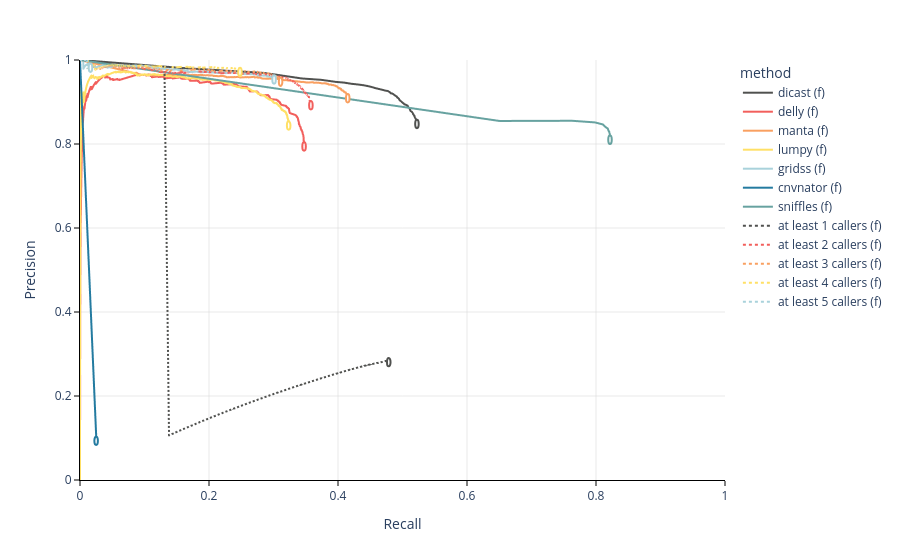

Notebook code for this chart:
### Code cell
plot_precision_recall_curve(eva.precision_recall_df, 'DEL')

### Figure 1 — Plotly figure (JSON) as saved in the notebook; plotly's stock layout.template omitted (floating-point values rounded to 4 significant figures; data arrays with more than 128 entries replaced by an {"elided": "..."} marker saying what was removed)
{"data": [{"hovertemplate": "method=dicast (f)<br>recall=%{x}<br>precision=%{y}<extra></extra>", "legendgroup": "dicast (f)", "line": {"color": "#50514F", "dash": "solid", "width": 2}, "marker": {"symbol": "circle"}, "mode": "lines", "name": "dicast (f)", "showlegend": true, "type": "scattergl", "x": [0.5226, 0.5226, 0.5218, 0.5213, 0.5208, 0.5203, 0.5195, 0.5188, 0.5185, 0.518, 0.5172, 0.5164, 0.516, 0.5154, 0.5146, 0.514, 0.5126, 0.5119, 0.5114, 0.5107, 0.5097, 0.509, 0.5085, 0.5077, 0.5059, 0.5042, 0.5031, 0.5019, 0.5011, 0.5001, 0.4989, 0.4982, 0.4962, 0.4953, 0.4943, 0.4931, 0.4918, 0.491, 0.4891, 0.4873, 0.4865, 0.4841, 0.482, 0.4799, 0.4771, 0.473, 0.4694, 0.4652, 0.4614, 0.4579, 0.4521, 0.4464, 0.4396, 0.4314, 0.4215, 0.4096, 0.3961, 0.3742, 0.3439, 0.286, 0.1585, 0], "xaxis": "x", "y": [0.8525, 0.855, 0.8567, 0.8577, 0.8594, 0.8604, 0.8623, 0.8646, 0.8667, 0.8679, 0.8699, 0.8714, 0.8733, 0.8747, 0.8762, 0.8773, 0.8784, 0.8805, 0.8829, 0.8845, 0.8861, 0.8879, 0.8888, 0.8915, 0.893, 0.8941, 0.8942, 0.8964, 0.8968, 0.8984, 0.9, 0.9012, 0.9035, 0.905, 0.908, 0.9097, 0.9107, 0.9132, 0.9149, 0.9165, 0.918, 0.9202, 0.9207, 0.9238, 0.9262, 0.9273, 0.9289, 0.9304, 0.9318, 0.933, 0.9357, 0.9379, 0.9399, 0.9416, 0.9432, 0.9461, 0.948, 0.9528, 0.956, 0.9692, 0.981, 1], "yaxis": "y"}, {"hovertemplate": "method=delly (f)<br>recall=%{x}<br>precision=%{y}<extra></extra>", "legendgroup": "delly (f)", "line": {"color": "#F25F5C", "dash": "solid", "width": 2}, "marker": {"symbol": "circle"}, "mode": "lines", "name": "delly (f)", "showlegend": true, "type": "scattergl", "x": {"elided": "956 float values"}, "xaxis": "x", "y": {"elided": "956 float values"}, "yaxis": "y"}, {"hovertemplate": "method=manta (f)<br>recall=%{x}<br>precision=%{y}<extra></extra>", "legendgroup": "manta (f)", "line": {"color": "#F9A061", "dash": "solid", "width": 2}, "marker": {"symbol": "circle"}, "mode": "lines", "name": "manta (f)", "showlegend": true, "type": "scattergl", "x": {"elided": "921 float values"}, "xaxis": "x", "y": {"elided": "921 float values"}, "yaxis": "y"}, {"hovertemplate": "method=lumpy (f)<br>recall=%{x}<br>precision=%{y}<extra></extra>", "legendgroup": "lumpy (f)", "line": {"color": "#FFE066", "dash": "solid", "width": 2}, "marker": {"symbol": "circle"}, "mode": "lines", "name": "lumpy (f)", "showlegend": true, "type": "scattergl", "x": {"elided": "1595 float values"}, "xaxis": "x", "y": {"elided": "1595 float values"}, "yaxis": "y"}, {"hovertemplate": "method=gridss (f)<br>recall=%{x}<br>precision=%{y}<extra></extra>", "legendgroup": "gridss (f)", "line": {"color": "#A9D2DB", "dash": "solid", "width": 2}, "marker": {"symbol": "circle"}, "mode": "lines", "name": "gridss (f)", "showlegend": true, "type": "scattergl", "x": {"elided": "2746 float values"}, "xaxis": "x", "y": {"elided": "2746 float values"}, "yaxis": "y"}, {"hovertemplate": "method=cnvnator (f)<br>recall=%{x}<br>precision=%{y}<extra></extra>", "legendgroup": "cnvnator (f)", "line": {"color": "#247BA0", "dash": "solid", "width": 2}, "marker": {"symbol": "circle"}, "mode": "lines", "name": "cnvnator (f)", "showlegend": true, "type": "scattergl", "x": [0.02526, 0], "xaxis": "x", "y": [0.09827, 1], "yaxis": "y"}, {"hovertemplate": "method=sniffles (f)<br>recall=%{x}<br>precision=%{y}<extra></extra>", "legendgroup": "sniffles (f)", "line": {"color": "#67A2A0", "dash": "solid", "width": 2}, "marker": {"symbol": "circle"}, "mode": "lines", "name": "sniffles (f)", "showlegend": true, "type": "scattergl", "x": [0.822, 0.822, 0.8218, 0.8218, 0.8218, 0.8218, 0.8218, 0.8218, 0.8217, 0.8217, 0.8217, 0.8217, 0.8216, 0.8216, 0.8216, 0.8215, 0.8215, 0.8215, 0.8214, 0.8213, 0.8212, 0.8209, 0.8207, 0.8206, 0.8199, 0.8197, 0.8189, 0.8183, 0.8163, 0.8139, 0.8106, 0.7982, 0.7629, 0.6504, 0], "xaxis": "x", "y": [0.815, 0.8151, 0.8152, 0.8153, 0.8156, 0.8158, 0.8162, 0.8164, 0.8165, 0.8169, 0.8174, 0.8179, 0.8184, 0.8191, 0.8196, 0.8203, 0.8212, 0.8221, 0.823, 0.8239, 0.8249, 0.8257, 0.8268, 0.8288, 0.8299, 0.8317, 0.8336, 0.8367, 0.8388, 0.8416, 0.8466, 0.8515, 0.8552, 0.8548, 1], "yaxis": "y"}, {"hovertemplate": "method=at least 1 callers (f)<br>recall=%{x}<br>precision=%{y}<extra></extra>", "legendgroup": "at least 1 callers (f)", "line": {"color": "#50514F", "dash": "dot", "width": 2}, "marker": {"symbol": "circle"}, "mode": "lines", "name": "at least 1 callers (f)", "showlegend": true, "type": "scattergl", "x": {"elided": "4138 float values"}, "xaxis": "x", "y": {"elided": "4138 float values"}, "yaxis": "y"}, {"hovertemplate": "method=at least 2 callers (f)<br>recall=%{x}<br>precision=%{y}<extra></extra>", "legendgroup": "at least 2 callers (f)", "line": {"color": "#F25F5C", "dash": "dot", "width": 2}, "marker": {"symbol": "circle"}, "mode": "lines", "name": "at least 2 callers (f)", "showlegend": true, "type": "scattergl", "x": {"elided": "3509 float values"}, "xaxis": "x", "y": {"elided": "3509 float values"}, "yaxis": "y"}, {"hovertemplate": "method=at least 3 callers (f)<br>recall=%{x}<br>precision=%{y}<extra></extra>", "legendgroup": "at least 3 callers (f)", "line": {"color": "#F9A061", "dash": "dot", "width": 2}, "marker": {"symbol": "circle"}, "mode": "lines", "name": "at least 3 callers (f)", "showlegend": true, "type": "scattergl", "x": {"elided": "2871 float values"}, "xaxis": "x", "y": {"elided": "2871 float values"}, "yaxis": "y"}, {"hovertemplate": "method=at least 4 callers (f)<br>recall=%{x}<br>precision=%{y}<extra></extra>", "legendgroup": "at least 4 callers (f)", "line": {"color": "#FFE066", "dash": "dot", "width": 2}, "marker": {"symbol": "circle"}, "mode": "lines", "name": "at least 4 callers (f)", "showlegend": true, "type": "scattergl", "x": {"elided": "2236 float values"}, "xaxis": "x", "y": {"elided": "2236 float values"}, "yaxis": "y"}, {"hovertemplate": "method=at least 5 callers (f)<br>recall=%{x}<br>precision=%{y}<extra></extra>", "legendgroup": "at least 5 callers (f)", "line": {"color": "#A9D2DB", "dash": "dot", "width": 2}, "marker": {"symbol": "circle"}, "mode": "lines", "name": "at least 5 callers (f)", "showlegend": true, "type": "scattergl", "x": {"elided": "148 float values"}, "xaxis": "x", "y": {"elided": "148 float values"}, "yaxis": "y"}], "layout": {"legend": {"title": {"text": "method"}, "tracegroupgap": 0}, "margin": {"t": 60}, "plot_bgcolor": "white", "shapes": [{"fillcolor": "white", "line": {"color": "#50514F", "width": 2}, "opacity": 1, "type": "circle", "x0": 0.5196, "x1": 0.5251, "xref": "x", "y0": 0.8375, "y1": 0.8575, "yref": "y"}, {"fillcolor": "white", "line": {"color": "#F25F5C", "width": 2}, "opacity": 1, "type": "circle", "x0": 0.3447, "x1": 0.3502, "xref": "x", "y0": 0.7842, "y1": 0.8042, "yref": "y"}, {"fillcolor": "white", "line": {"color": "#F9A061", "width": 2}, "opacity": 1, "type": "circle", "x0": 0.4124, "x1": 0.4179, "xref": "x", "y0": 0.8989, "y1": 0.9189, "yref": "y"}, {"fillcolor": "white", "line": {"color": "#FFE066", "width": 2}, "opacity": 1, "type": "circle", "x0": 0.3208, "x1": 0.3263, "xref": "x", "y0": 0.834, "y1": 0.854, "yref": "y"}, {"fillcolor": "white", "line": {"color": "#A9D2DB", "width": 2}, "opacity": 1, "type": "circle", "x0": 0.2981, "x1": 0.3036, "xref": "x", "y0": 0.9437, "y1": 0.9637, "yref": "y"}, {"fillcolor": "white", "line": {"color": "#247BA0", "width": 2}, "opacity": 1, "type": "circle", "x0": 0.02226, "x1": 0.02776, "xref": "x", "y0": 0.08327, "y1": 0.1033, "yref": "y"}, {"fillcolor": "white", "line": {"color": "#67A2A0", "width": 2}, "opacity": 1, "type": "circle", "x0": 0.819, "x1": 0.8245, "xref": "x", "y0": 0.8, "y1": 0.82, "yref": "y"}, {"fillcolor": "white", "line": {"color": "#50514F", "width": 2}, "opacity": 1, "type": "circle", "x0": 0.476, "x1": 0.4815, "xref": "x", "y0": 0.2705, "y1": 0.2905, "yref": "y"}, {"fillcolor": "white", "line": {"color": "#F25F5C", "width": 2}, "opacity": 1, "type": "circle", "x0": 0.3552, "x1": 0.3607, "xref": "x", "y0": 0.8824, "y1": 0.9024, "yref": "y"}, {"fillcolor": "white", "line": {"color": "#F9A061", "width": 2}, "opacity": 1, "type": "circle", "x0": 0.3083, "x1": 0.3138, "xref": "x", "y0": 0.9383, "y1": 0.9583, "yref": "y"}, {"fillcolor": "white", "line": {"color": "#FFE066", "width": 2}, "opacity": 1, "type": "circle", "x0": 0.2452, "x1": 0.2507, "xref": "x", "y0": 0.9613, "y1": 0.9813, "yref": "y"}, {"fillcolor": "white", "line": {"color": "#A9D2DB", "width": 2}, "opacity": 1, "type": "circle", "x0": 0.0135, "x1": 0.019, "xref": "x", "y0": 0.9714, "y1": 0.9914, "yref": "y"}], "xaxis": {"anchor": "y", "domain": [0, 1], "gridcolor": "lightgray", "gridwidth": 0.5, "linecolor": "black", "range": [0, 1], "tickcolor": "black", "ticklen": 5, "ticks": "outside", "tickwidth": 1, "title": {"text": "Recall"}}, "yaxis": {"anchor": "x", "domain": [0, 1], "gridcolor": "lightgray", "gridwidth": 0.5, "linecolor": "black", "range": [0, 1], "tickcolor": "black", "ticklen": 5, "ticks": "outside", "tickwidth": 1, "title": {"text": "Precision"}}}}
